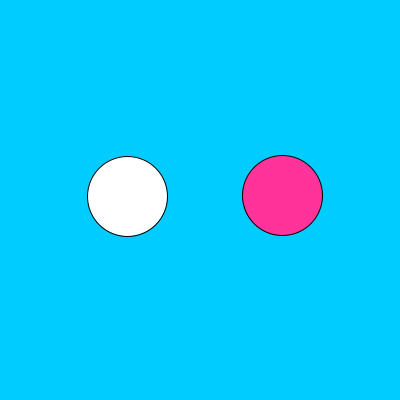
Frame 1 (no input)
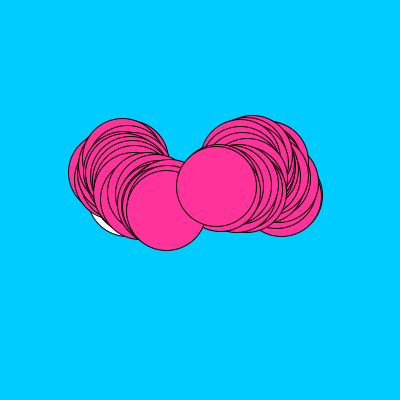
Frame 60 (the mouse pressed at the canvas centre just before this capture)
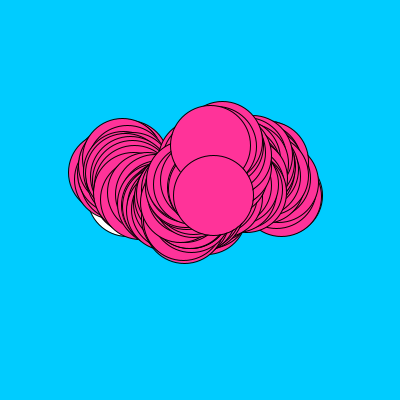
Frame 120 (the mouse held since frame 60 and released just before this capture)

The Processing sketch that drew these frames (run headless with seeded random() and noise(); from frame 60 on, the mouse is pressed at the canvas centre):

// Processing sketch: processing_97731
// ── processing_97731.pde

Espresso dot1;
Espresso dot2;

void setup() {
  size (400,400);
  smooth();
  background(0,204,255);
  dot1 = new Espresso (125,200,80);
  dot2 = new Espresso (275,200,80);
}

void draw(){
  dot1.move();
  dot1.display();
  dot2.move();
  dot2.display();
}
  
class Espresso {
  int diameter;
  float speed = 8;
  float x;
  float y;
  Espresso(float tempX, float tempY, int tempDiameter) {
  x = tempX;
  y = tempY;
  diameter = tempDiameter;
}

void move() {
x += random(-speed,+speed);
y += random(-speed,speed);
}

void display() {
ellipse(x,y,diameter,diameter);
fill(255,51, 153);
}
}
